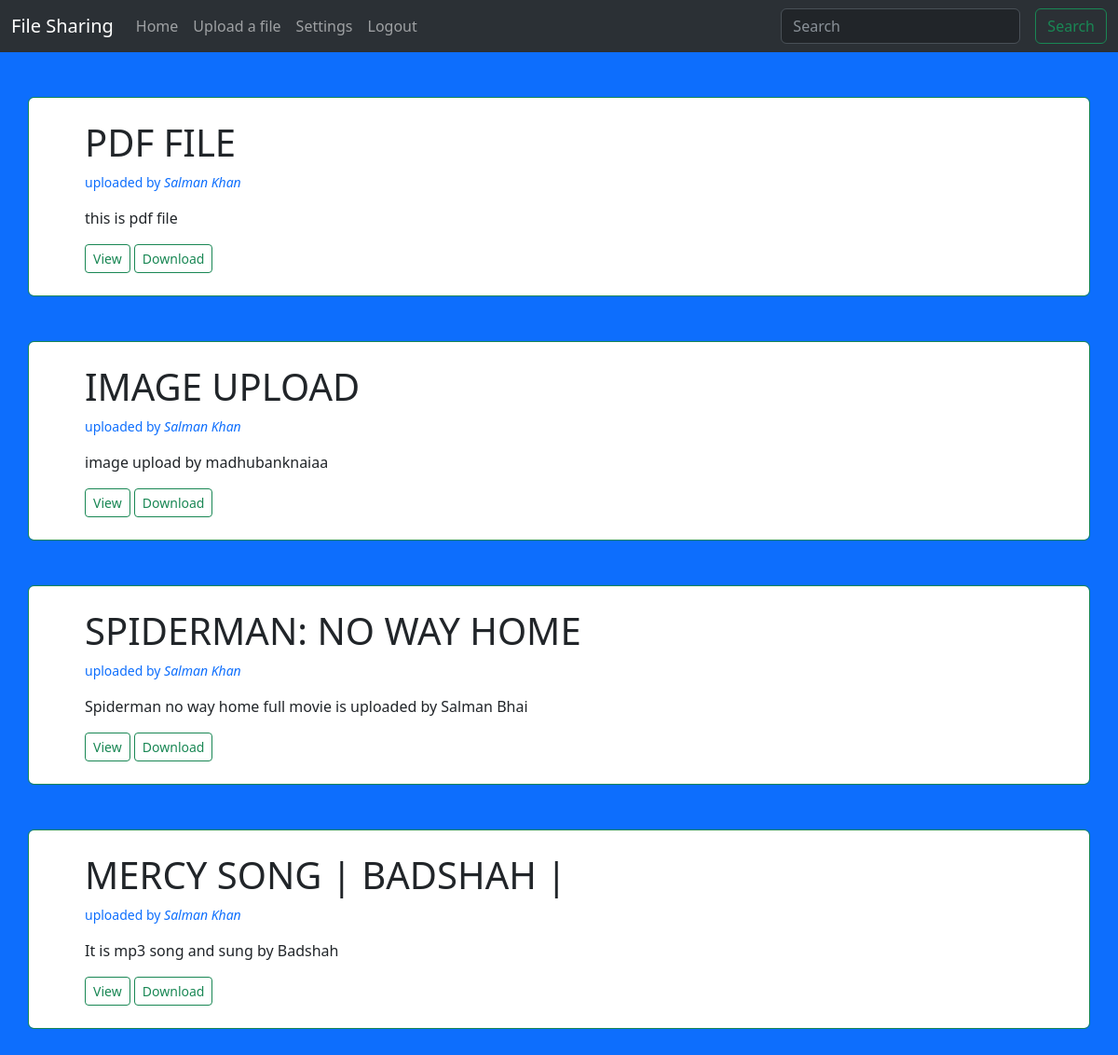
The app's page / (signed in) with its own data.
### main/models.py (models this page shows, shortened)
class File_Upload(models.Model):
    user = models.ForeignKey(User, models.CASCADE)
    title = models.CharField(max_length=50)
    description = models.TextField()
    file_field = models.FileField(upload_to="")

class User(models.Model):
    name = models.CharField(max_length=50)
    email = models.EmailField()
    pwd = models.CharField(max_length=100)
    gender = models.CharField(max_length=20)

### main/views.py (the view)
# urls.py: path('', views.index, name="index"),
def index(request):
    if 'user' in request.session:
        all_files = File_Upload.objects.all()
        data = {'files': all_files}
        return render(request, 'index.html', data)
    else:
        return redirect('login')

### templates/index.html (shortened to what this page needs)
{% extends 'base.html' %}
{% block body %}
    {% for file in files reversed %}
        <div class="container border border-success my-5 py-4  form-control">
            <h1 class="mx-5">
                {{file.title}}
            </h1>
            <small><p class="mx-5 text-primary">uploaded by <i>{{file.user.name}}</i></p></small>
            <p class="mx-5">
                {{file.description}}
            </p>
            <div class="mx-5">
                <a class="btn btn-outline-success btn-sm" href="media/{{file.file_field}}/" target="_blank">View</a>
                <a class="btn btn-outline-success btn-sm" href="media/{{file.file_field}}/" download>Download</a>
            </div>
        </div>
    {% endfor %}
{% endblock %}

### templates/base.html (shortened to what this page needs)
<!doctype html>
<html lang="en">
  <head>
    <link href="https://cdn.jsdelivr.net/npm/bootstrap@5.3.0-alpha1/dist/css/bootstrap.min.css" rel="stylesheet">
  </head>
  <body class="bg-primary text-light">
    <nav class="navbar navbar-expand-lg bg-body-tertiary bg-primary" data-bs-theme="dark">
        <div class="container-fluid">
          <a class="navbar-brand" href="{% url 'index' %}">File Sharing</a>
          <div class="collapse navbar-collapse" id="navbarSupportedContent">
            <ul class="navbar-nav me-auto mb-2 mb-lg-0">
              <li class="nav-item">
                <a class="nav-link" aria-current="page" href="{% url 'index' %}">Home</a>
              </li>
              {% if not request.session.user %}
                <li class="nav-item">
                  <a class="nav-link" href="{% url 'login' %}">Login</a>
                </li>
                <li class="nav-item">
                  <a class="nav-link" href="{% url 'signup' %}">Signup</a>
                </li>
              {% else %}
                <li class="nav-item">
                  <a class="nav-link" href="{% url 'file_upload' %}">Upload a file</a>
                </li>
                <li class="nav-item">
                  <a class="nav-link" href="{% url 'settings' %}">Settings</a>
                </li>
                <li class="nav-item">
                  <a class="nav-link" href="{% url 'logout' %}">Logout</a>
                </li>
              {% endif %}
            </ul>
            <form class="d-flex" role="search">
              <input class="form-control me-3" type="search" placeholder="Search" aria-label="Search">
              <button class="btn btn-outline-success" type="submit">Search</button>
            </form>
          </div>
        </div>
      </nav>
    {% block body %}
    {% endblock %}
  </body>
</html>

### records on screen
File_Upload: title "PDF FILE", user.name "Salman Khan", description "this is pdf file"
File_Upload: title "IMAGE UPLOAD", user.name "Salman Khan", description "image upload by madhubanknaiaa"
File_Upload: title "SPIDERMAN: NO WAY HOME", user.name "Salman Khan", description "Spiderman no way home full movie is uploaded by Salman Bhai"
File_Upload: title "MERCY SONG | BADSHAH |", user.name "Salman Khan", description "It is mp3 song and sung by Badshah"
